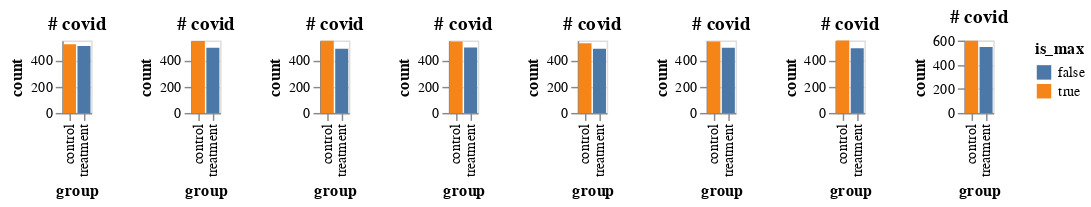

Notebook code cell kept with this figure:
### Code cell
all_ = []

for j in range(8):
    df1 = make_data_frame(p_covid_treat=.1, p_covid_control=.11, totalN=10000)
    plot1 = make_plot_2(df1)
    all_.append(plot1)

alt.hconcat(*all_)

### Figure 1 — Vega-Lite specification as saved in the notebook (floating-point values rounded to 4 significant figures)
{"config": {"view": {"continuousWidth": 400, "continuousHeight": 300}}, "hconcat": [{"data": {"name": "data-ff90a821578db60a95d817ac8ee8d7bb"}, "mark": "bar", "encoding": {"color": {"field": "is_max", "type": "nominal"}, "tooltip": {"field": "count", "type": "quantitative"}, "x": {"field": "group", "type": "nominal"}, "y": {"field": "count", "type": "quantitative"}}, "height": 50, "title": "# covid", "width": 20}, {"data": {"name": "data-bcb8b23a306dcd8469da37bf8db18d14"}, "mark": "bar", "encoding": {"color": {"field": "is_max", "type": "nominal"}, "tooltip": {"field": "count", "type": "quantitative"}, "x": {"field": "group", "type": "nominal"}, "y": {"field": "count", "type": "quantitative"}}, "height": 50, "title": "# covid", "width": 20}, {"data": {"name": "data-1a505ef98e8ee4fef3b43840577550e0"}, "mark": "bar", "encoding": {"color": {"field": "is_max", "type": "nominal"}, "tooltip": {"field": "count", "type": "quantitative"}, "x": {"field": "group", "type": "nominal"}, "y": {"field": "count", "type": "quantitative"}}, "height": 50, "title": "# covid", "width": 20}, {"data": {"name": "data-77188e0d9502fd3778d7ad1a47fe9f94"}, "mark": "bar", "encoding": {"color": {"field": "is_max", "type": "nominal"}, "tooltip": {"field": "count", "type": "quantitative"}, "x": {"field": "group", "type": "nominal"}, "y": {"field": "count", "type": "quantitative"}}, "height": 50, "title": "# covid", "width": 20}, {"data": {"name": "data-30ef6139dd85b724b3ebb8be732ae5df"}, "mark": "bar", "encoding": {"color": {"field": "is_max", "type": "nominal"}, "tooltip": {"field": "count", "type": "quantitative"}, "x": {"field": "group", "type": "nominal"}, "y": {"field": "count", "type": "quantitative"}}, "height": 50, "title": "# covid", "width": 20}, {"data": {"name": "data-96ca9ab91a365b443fcd76686e65718b"}, "mark": "bar", "encoding": {"color": {"field": "is_max", "type": "nominal"}, "tooltip": {"field": "count", "type": "quantitative"}, "x": {"field": "group", "type": "nominal"}, "y": {"field": "count", "type": "quantitative"}}, "height": 50, "title": "# covid", "width": 20}, {"data": {"name": "data-aa2841c02fedb0b68746f1e88ab3a7db"}, "mark": "bar", "encoding": {"color": {"field": "is_max", "type": "nominal"}, "tooltip": {"field": "count", "type": "quantitative"}, "x": {"field": "group", "type": "nominal"}, "y": {"field": "count", "type": "quantitative"}}, "height": 50, "title": "# covid", "width": 20}, {"data": {"name": "data-d8ad331b0fe40c52a5ff5d4f5cae6daa"}, "mark": "bar", "encoding": {"color": {"field": "is_max", "type": "nominal"}, "tooltip": {"field": "count", "type": "quantitative"}, "x": {"field": "group", "type": "nominal"}, "y": {"field": "count", "type": "quantitative"}}, "height": 50, "title": "# covid", "width": 20}], "$schema": "https://vega.github.io/schema/vega-lite/v4.17.0.json", "datasets": {"data-ff90a821578db60a95d817ac8ee8d7bb": [{"group": "treatment", "count": 508, "is_max": false}, {"group": "control", "count": 522, "is_max": true}], "data-bcb8b23a306dcd8469da37bf8db18d14": [{"group": "treatment", "count": 495, "is_max": false}, {"group": "control", "count": 547, "is_max": true}], "data-1a505ef98e8ee4fef3b43840577550e0": [{"group": "treatment", "count": 488, "is_max": false}, {"group": "control", "count": 548, "is_max": true}], "data-77188e0d9502fd3778d7ad1a47fe9f94": [{"group": "treatment", "count": 497, "is_max": false}, {"group": "control", "count": 542, "is_max": true}], "data-30ef6139dd85b724b3ebb8be732ae5df": [{"group": "treatment", "count": 488, "is_max": false}, {"group": "control", "count": 529, "is_max": true}], "data-96ca9ab91a365b443fcd76686e65718b": [{"group": "treatment", "count": 496, "is_max": false}, {"group": "control", "count": 543, "is_max": true}], "data-aa2841c02fedb0b68746f1e88ab3a7db": [{"group": "treatment", "count": 491, "is_max": false}, {"group": "control", "count": 550, "is_max": true}], "data-d8ad331b0fe40c52a5ff5d4f5cae6daa": [{"group": "treatment", "count": 547, "is_max": false}, {"group": "control", "count": 599, "is_max": true}]}}
